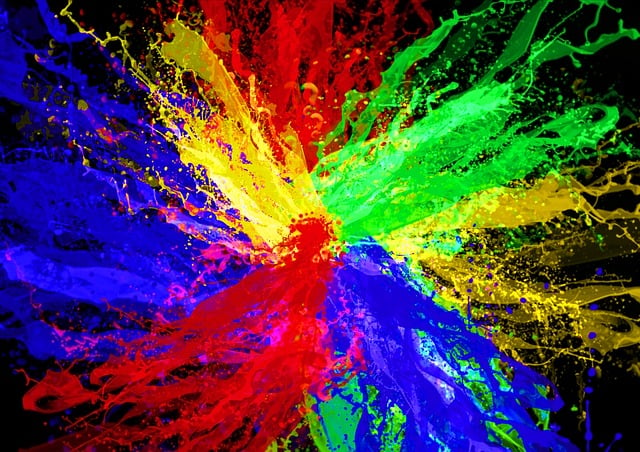
#> input picture OpenCV_project/Dataset_OpenCvDl_Hw1/Dataset_OpenCvDl_Hw1/Q1_image/rgb.jpg, 640 x 452 px
$ python -i ColorTransformation.py   (imports and definitions only)
#> lines starting #> are read from the running program, lines starting #| are printed output that depends on the picture
#> further down, picture is the input picture: shape (452, 640, 3); mean B, G, R 68.8, 60.7, 79.9
import cv2
import numpy as np

def ColorTransformation(inputimg):
    inputimg = cv2.cvtColor(inputimg, cv2.COLOR_BGR2RGB)
    r,g,b = cv2.split(inputimg)
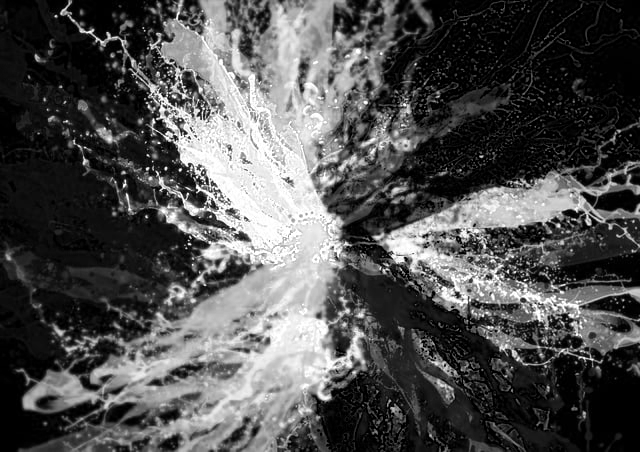
#> r: shape (452, 640); min 0, max 255, mean 79.9
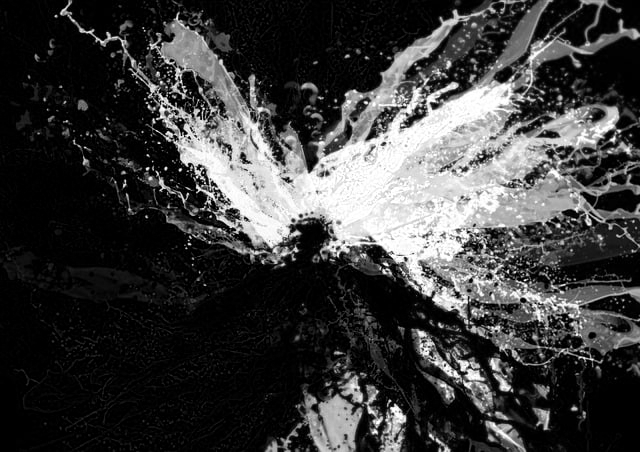
#> g: shape (452, 640); min 0, max 255, mean 60.7
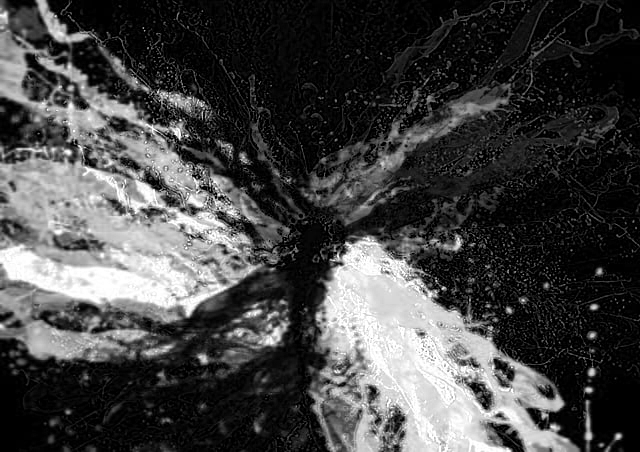
#> b: shape (452, 640); min 0, max 255, mean 68.8

    # define zeros as blank image(2D array with all zeros)
    zeros = np.zeros(inputimg.shape[:2], dtype = "uint8")

    b_image = cv2.merge([b, zeros, zeros])
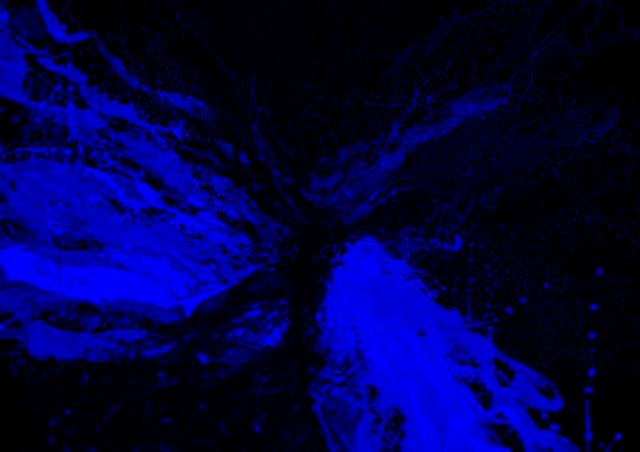
#> b_image: shape (452, 640, 3); mean of channels 0, 1, 2 68.8, 0, 0; drawn as B, G, R
    g_image = cv2.merge([zeros, g, zeros])
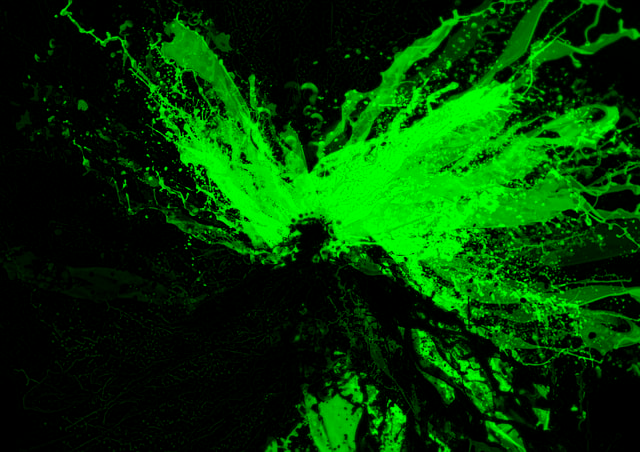
#> g_image: shape (452, 640, 3); mean of channels 0, 1, 2 0, 60.7, 0; drawn as B, G, R
    r_image = cv2.merge([zeros, zeros, r])
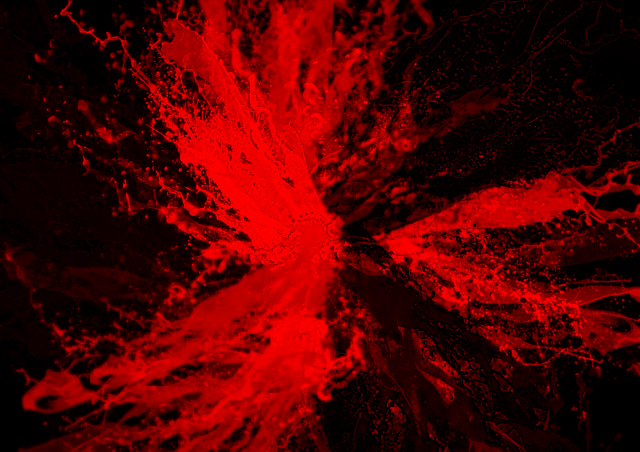
#> r_image: shape (452, 640, 3); mean of channels 0, 1, 2 0, 0, 79.9; drawn as B, G, R

    cv_gray = cv2.cvtColor(inputimg, cv2.COLOR_BGR2GRAY)
    avg_gray = (b/3 + g/3 + r/3).astype(np.uint8)
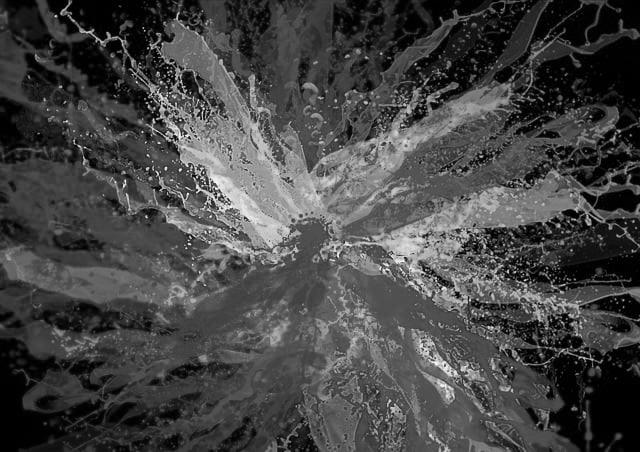
#> avg_gray: shape (452, 640); min 0, max 252, mean 69.4

    # show cv_gray and avg_gray
    cv2.imshow("cv_gray", cv_gray)
    cv2.imshow("avg_gray", avg_gray)
    cv2.waitKey(0)
    cv2.destroyAllWindows()

>>> import cv2
>>> picture = cv2.imread('Dataset_OpenCvDl_Hw1/Dataset_OpenCvDl_Hw1/Q1_image/rgb.jpg')
>>> result = ColorTransformation(picture)
